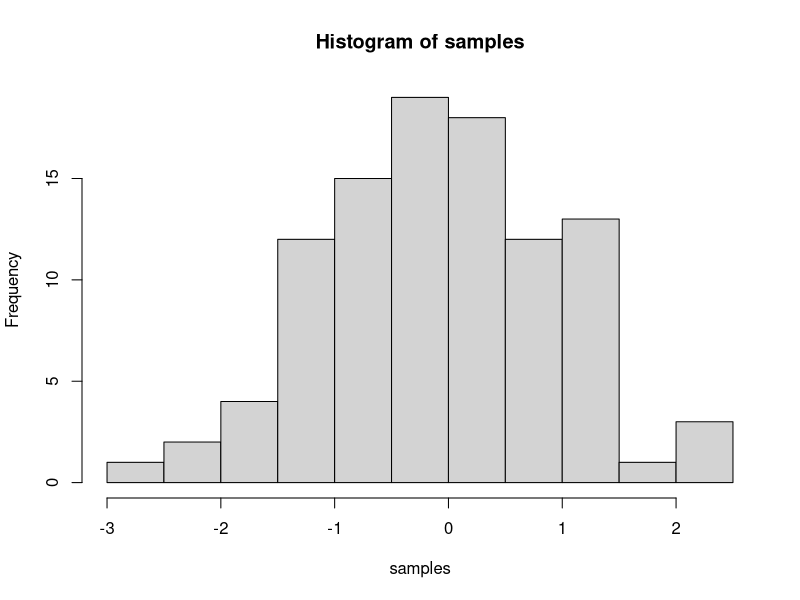

The R source for this figure:
## ---- chunk 1
knitr::opts_chunk$set(message=FALSE,warning=FALSE, cache=TRUE)
## ---- chunk 2
samples <- rnorm(100, mean=0, sd=1)
hist(samples)
## ---- chunk 3
1+2
2*5
5/3
(1+6+4)/5
## ---- chunk 4
a<-1
b<-2
a+b
d<-c(1,2,3)
e<-c(5,6,7)
d+e
d*e
d/e
## ---- chunk 5
# for loop solution
# i becomes the number 1 to 100 at each step of the loop
a <- length(100) # make empty variable, set length to 100
for (i in 1:100){
  a[i] <-i #assigns the number in i, to the ith index of a
}
print(a)
# for loop solution #2
a<-c() #create empty variable using combine command
for (i in 1:100){
  a<-c(a,i) # keeps combining a with itself and the new number in i
}
print(a)
# seq solution
a <- seq(1,100,1) # look up help for seq using ?seq() in console
print(a)
